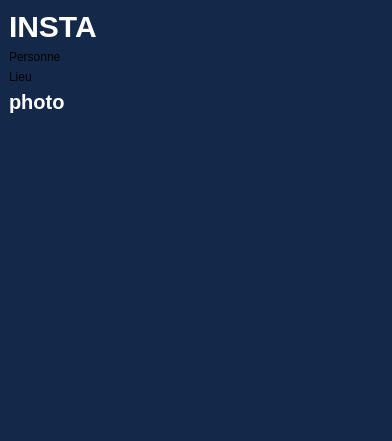
<?xml version="1.0" encoding="UTF-8"?>
<ui version="4.0">
 <class>MainWindow</class>
 <widget class="QMainWindow" name="MainWindow">
  <property name="geometry">
   <rect>
    <x>0</x>
    <y>0</y>
    <width>392</width>
    <height>441</height>
   </rect>
  </property>
  <property name="windowTitle">
   <string>MainWindow</string>
  </property>
  <property name="styleSheet">
   <string notr="true">background-color: #142949;</string>
  </property>
  <widget class="QWidget" name="centralwidget">
   <layout class="QVBoxLayout" name="verticalLayout">
    <item>
     <layout class="QHBoxLayout" name="horizontalLayout_2">
      <item>
       <widget class="QLabel" name="label">
        <property name="styleSheet">
         <string notr="true">color: white;
font-size: 30px;
font-weight: bold;
</string>
        </property>
        <property name="text">
         <string>INSTA</string>
        </property>
       </widget>
      </item>
      <item>
       <spacer name="horizontalSpacer_6">
        <property name="orientation">
         <enum>Qt::Horizontal</enum>
        </property>
        <property name="sizeHint" stdset="0">
         <size>
          <width>40</width>
          <height>20</height>
         </size>
        </property>
       </spacer>
      </item>
     </layout>
    </item>
    <item>
     <widget class="QLabel" name="label_3">
      <property name="text">
       <string>Personne</string>
      </property>
     </widget>
    </item>
    <item>
     <widget class="QLabel" name="label_4">
      <property name="text">
       <string>Lieu</string>
      </property>
     </widget>
    </item>
    <item>
     <layout class="QHBoxLayout" name="horizontalLayout_3">
      <item>
       <widget class="QLabel" name="label_2">
        <property name="styleSheet">
         <string notr="true">color: white;
font-size: 20px;
font-weight: bold;</string>
        </property>
        <property name="text">
         <string>photo</string>
        </property>
       </widget>
      </item>
     </layout>
    </item>
    <item>
     <spacer name="verticalSpacer">
      <property name="orientation">
       <enum>Qt::Vertical</enum>
      </property>
      <property name="sizeHint" stdset="0">
       <size>
        <width>20</width>
        <height>40</height>
       </size>
      </property>
     </spacer>
    </item>
   </layout>
  </widget>
  <widget class="QMenuBar" name="menubar">
   <property name="geometry">
    <rect>
     <x>0</x>
     <y>0</y>
     <width>392</width>
     <height>21</height>
    </rect>
   </property>
  </widget>
  <widget class="QStatusBar" name="statusbar"/>
 </widget>
 <resources/>
 <connections/>
</ui>
